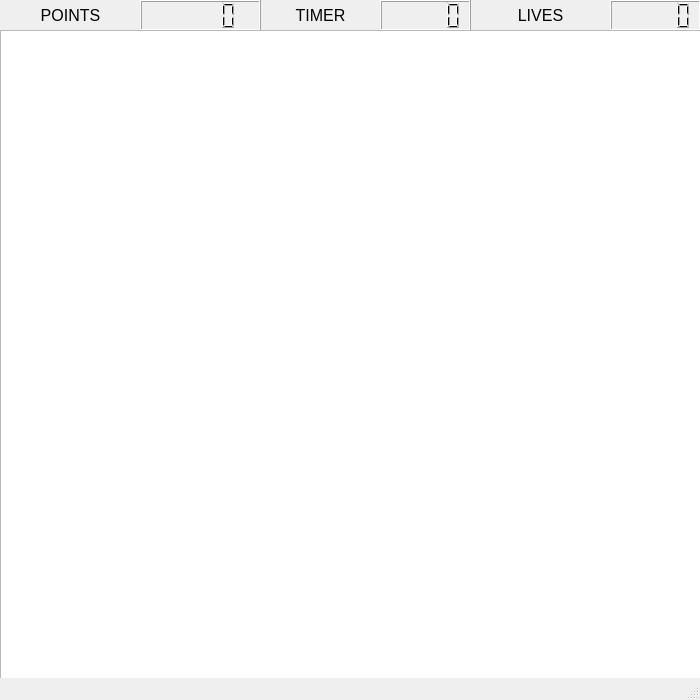
<?xml version="1.0" encoding="UTF-8"?>
<ui version="4.0">
 <class>MainWindow</class>
 <widget class="QMainWindow" name="MainWindow">
  <property name="geometry">
   <rect>
    <x>0</x>
    <y>0</y>
    <width>700</width>
    <height>700</height>
   </rect>
  </property>
  <property name="maximumSize">
   <size>
    <width>700</width>
    <height>700</height>
   </size>
  </property>
  <property name="windowTitle">
   <string>MainWindow</string>
  </property>
  <widget class="QWidget" name="centralwidget">
   <widget class="QGraphicsView" name="graphicsView">
    <property name="geometry">
     <rect>
      <x>0</x>
      <y>30</y>
      <width>701</width>
      <height>661</height>
     </rect>
    </property>
   </widget>
   <widget class="QLabel" name="label_2">
    <property name="geometry">
     <rect>
      <x>0</x>
      <y>0</y>
      <width>141</width>
      <height>31</height>
     </rect>
    </property>
    <property name="font">
     <font>
      <pointsize>12</pointsize>
     </font>
    </property>
    <property name="text">
     <string>POINTS</string>
    </property>
    <property name="alignment">
     <set>Qt::AlignCenter</set>
    </property>
   </widget>
   <widget class="QLabel" name="label_3">
    <property name="geometry">
     <rect>
      <x>260</x>
      <y>0</y>
      <width>121</width>
      <height>31</height>
     </rect>
    </property>
    <property name="font">
     <font>
      <pointsize>12</pointsize>
     </font>
    </property>
    <property name="text">
     <string>TIMER</string>
    </property>
    <property name="alignment">
     <set>Qt::AlignCenter</set>
    </property>
   </widget>
   <widget class="QLabel" name="label_4">
    <property name="geometry">
     <rect>
      <x>470</x>
      <y>0</y>
      <width>141</width>
      <height>31</height>
     </rect>
    </property>
    <property name="font">
     <font>
      <pointsize>12</pointsize>
     </font>
    </property>
    <property name="text">
     <string>LIVES</string>
    </property>
    <property name="alignment">
     <set>Qt::AlignCenter</set>
    </property>
   </widget>
   <widget class="QLCDNumber" name="points">
    <property name="geometry">
     <rect>
      <x>140</x>
      <y>0</y>
      <width>121</width>
      <height>31</height>
     </rect>
    </property>
    <property name="font">
     <font>
      <pointsize>12</pointsize>
     </font>
    </property>
   </widget>
   <widget class="QLCDNumber" name="timer">
    <property name="geometry">
     <rect>
      <x>380</x>
      <y>0</y>
      <width>91</width>
      <height>31</height>
     </rect>
    </property>
   </widget>
   <widget class="QLCDNumber" name="lives">
    <property name="geometry">
     <rect>
      <x>610</x>
      <y>0</y>
      <width>91</width>
      <height>31</height>
     </rect>
    </property>
   </widget>
   <widget class="QLabel" name="label">
    <property name="geometry">
     <rect>
      <x>40</x>
      <y>250</y>
      <width>631</width>
      <height>151</height>
     </rect>
    </property>
    <property name="font">
     <font>
      <family>OCR A Extended</family>
      <pointsize>48</pointsize>
     </font>
    </property>
    <property name="text">
     <string/>
    </property>
    <property name="alignment">
     <set>Qt::AlignCenter</set>
    </property>
   </widget>
   <zorder>lives</zorder>
   <zorder>timer</zorder>
   <zorder>label_3</zorder>
   <zorder>label_4</zorder>
   <zorder>points</zorder>
   <zorder>graphicsView</zorder>
   <zorder>label_2</zorder>
   <zorder>label</zorder>
  </widget>
  <widget class="QMenuBar" name="menubar">
   <property name="geometry">
    <rect>
     <x>0</x>
     <y>0</y>
     <width>700</width>
     <height>21</height>
    </rect>
   </property>
  </widget>
  <widget class="QStatusBar" name="statusbar"/>
 </widget>
 <resources/>
 <connections/>
</ui>
